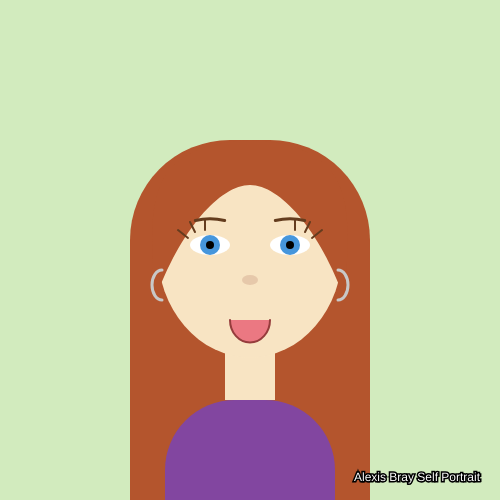
Frame 1 (no input)
Frame 60 (no input): identical to frame 1, image omitted
Frame 120 (the mouse pressed at the canvas centre since frame 60): identical to frame 1, image omitted

The p5.js sketch that drew this single still picture (run headless with seeded random() and noise() and a simulated clock; from frame 60 on, the mouse is pressed at the canvas centre):

// p5.js sketch
// ── sketch.js
/*Alexis Bray
bray.a@northeastern.edu
ARTG2262: Prototyping with Code
Lab #6
Assignment #3
Self Portrait*/
function setup() {
  createCanvas(500, 500);
}

function draw() {
  background(210, 235, 190); 

  //Hair
  noStroke();
  fill(180, 85, 45); 
  rect(130, 140, 240, 400, 100, 100, 0, 0); 

  //Neck
  fill(248, 228, 195);
  rect(225, 340, 50, 60);
  
  //Head
  ellipse(250, 250, 185, 215); 

  //Bangs
  fill(180, 85, 45);
  beginShape();
  vertex(250, 140); 
  bezierVertex(140, 145, 150, 210, 155, 300);
  bezierVertex(180, 230, 220, 185, 250, 185); 
  endShape();
  
  beginShape();
  vertex(250, 140);
  bezierVertex(360, 145, 350, 210, 345, 300);
  bezierVertex(320, 230, 280, 185, 250, 185);
  endShape();

  //Body
  fill(130, 70, 160);
  rect(165, 400, 170, 150, 70, 70, 0, 0); 

  //Nose
  noStroke();
  fill(230, 200, 170);
  ellipse(250, 280, 16, 10); 

  //Mouth
  stroke(150, 60, 60);
  strokeWeight(2);
  fill(235, 120, 130); 
  arc(250, 320, 40, 45, 0, PI);

  //Eyebrows
  stroke(100, 60, 30);
  strokeWeight(3);
  noFill();
  arc(210, 225, 45, 12, PI + 0.3, TWO_PI - 0.3);
  arc(290, 225, 45, 12, PI + 0.3, TWO_PI - 0.3);

  //Eyelashes
  strokeWeight(2);
  line(188, 238, 178, 230); 
  line(195, 232, 190, 222); 
  line(205, 230, 205, 220); 
  
  line(295, 230, 295, 220); 
  line(305, 232, 310, 222); 
  line(312, 238, 322, 230); 

  //Eyes
  noStroke();
  fill(255);
  ellipse(210, 245, 40, 20); 
  ellipse(290, 245, 40, 20);
  
  fill(70, 150, 220); 
  circle(210, 245, 20);
  circle(290, 245, 20);
  
  fill(0); 
  circle(210, 245, 8);
  circle(290, 245, 8);

  //Earrings
  noFill();
  stroke(200); 
  strokeWeight(3);
  arc(162, 285, 20, 30, HALF_PI, PI + HALF_PI); 
  arc(338, 285, 20, 30, PI + HALF_PI, HALF_PI);
  
  textAlign(RIGHT, BOTTOM);
  textSize(12);
  
  stroke(0);
  fill(255);
  text("Alexis Bray Self Portrait", width - 20, height - 16);
}
